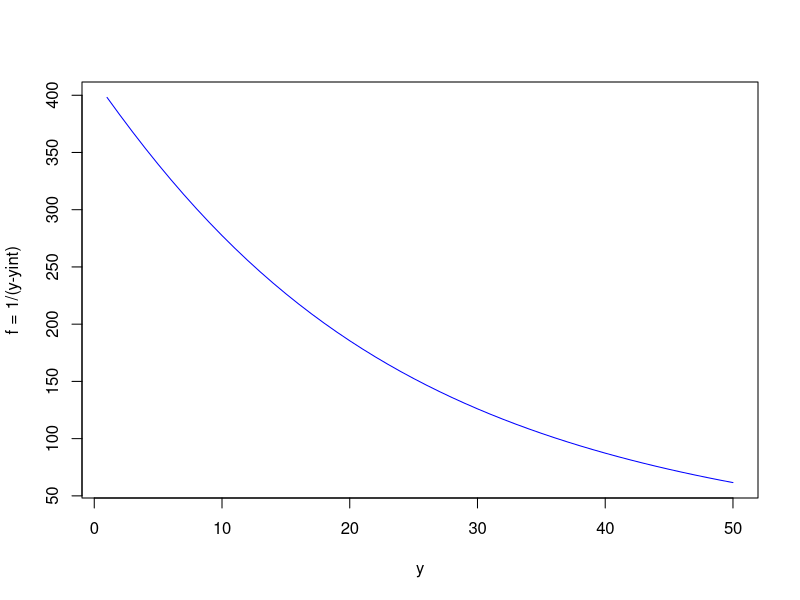

The R script that drew this image:
#page:295
Db = 0.641  
fb= 0.733
ahb = 73.52
Gmyb = 126
kyb = 3.417
klb = 9.74*10**-5

t = 0.926 
u = 0.676 
Fgb = kyb*t
rowlb = 780
Mlb = 159.12
c = rowlb/Mlb
Flb = klb*c*u

Htgb = Gmyb/(Fgb*ahb)

Dt = 0.641
ft = 0.668
aht = 63.31
Gmyt = 118
kyt = 3.204
klt = 8.72*10**-5

rowlt = 765
Mlt = 192.7
cl = rowlt/Mlt
Fgt = kyt*0.99
Flt = klb*cl*0.953

Htgt = Gmyt/(Fgt*aht)
Htg_avg = (Htgb+Htgt)/2
Fg_avg = (Fgt+Fgb)/2
Fl_avg = (Flb+Flt)*1000/2

x1 = 0.324 
x2 = 0.0476 
n = 50 
dx = (x1-x2)/n 
me = 0.136 
T = c(0,0,0,0,0,0,0,0,0,0,
      0,0,0,0,0,0,0,0,0,0,
      0,0,0,0,0,0,0,0,0,0,
      0,0,0,0,0,0,0,0,0,0,
      0,0,0,0,0,0,0,0,0,0)
y = c(0,0,0,0,0,0,0,0,0,0,
      0,0,0,0,0,0,0,0,0,0,
      0,0,0,0,0,0,0,0,0,0,
      0,0,0,0,0,0,0,0,0,0,
      0,0,0,0,0,0,0,0,0,0) 
x = c(0,0,0,0,0,0,0,0,0,0,
      0,0,0,0,0,0,0,0,0,0,
      0,0,0,0,0,0,0,0,0,0,
      0,0,0,0,0,0,0,0,0,0,
      0,0,0,0,0,0,0,0,0,0)
yint = c(0,0,0,0,0,0,0,0,0,0,
         0,0,0,0,0,0,0,0,0,0,
         0,0,0,0,0,0,0,0,0,0,
         0,0,0,0,0,0,0,0,0,0,
         0,0,0,0,0,0,0,0,0,0)
fd = c(0,0,0,0,0,0,0,0,0,0,
       0,0,0,0,0,0,0,0,0,0,
       0,0,0,0,0,0,0,0,0,0,
       0,0,0,0,0,0,0,0,0,0,
       0,0,0,0,0,0,0,0,0,0,0)
for (j in 1:50){
  x[j] = x2+j*dx 
y[j] = (0.004+0.154*x[j])/(1.004-0.846*x[j]) 

f12=function(e){
 t1 = (1-e[1])/(1-y[j]) - ((1-x[j])/(1-e[1]/me))**(Fl_avg/Fg_avg)
 return(c(t1))
}
require(pracma)
e = matrix(0.03,1,3)
yint[j] = c(fsolve(f12,e)$x) 
fd[j] = 1/(y[j]-yint[j]) 
T[j] = y[j] 

T[j] = fd[j] 

}

plot(T,type = "l",xlab = "y",ylab = "f = 1/(y-yint)",col = "blue") 


yo = y[1] 
yn = y[50] 

Ntg = 10.612 

Z = Htg_avg*Ntg	

print(round(Z))	
deltaPg = 300*Z 
Em = 0.60
Qg = 1.0 
Wg = (Qg*deltaPg)/Em
L2 = 1.214
g = 9.8
Wl = L2*g*Z/Em								


print(round(Wg))
print(round(Wl))
